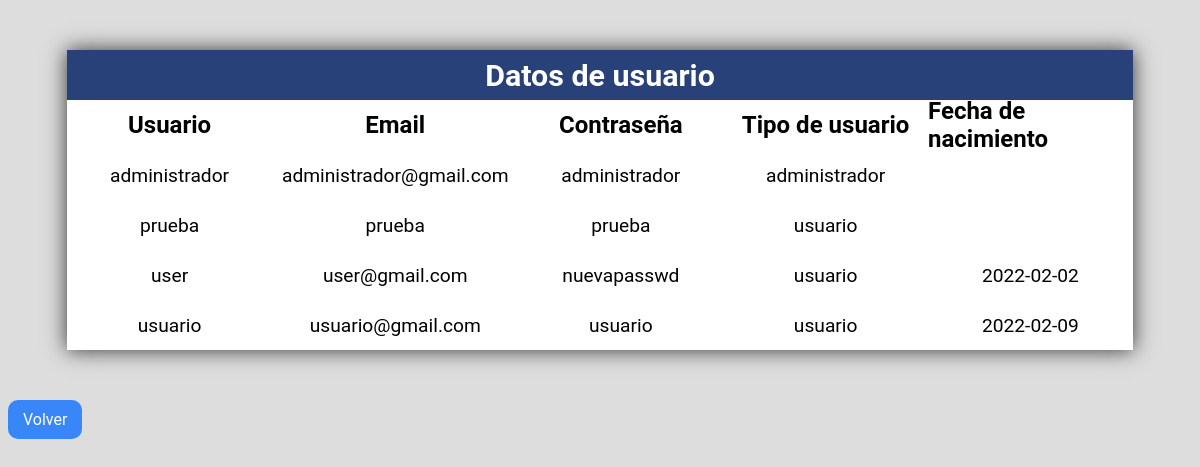
The app's page /bbdd.php (signed in), older data.
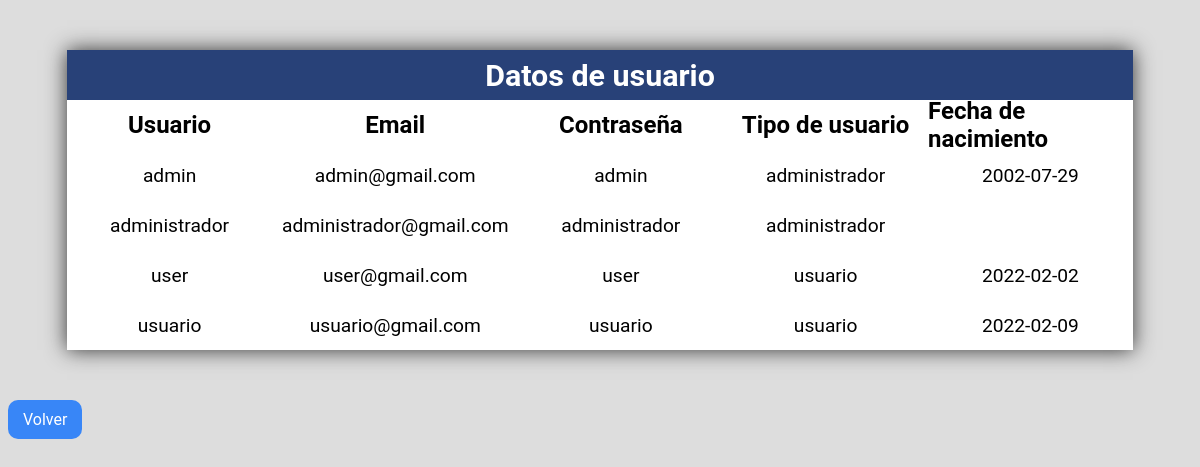
The same page, newer data.
### tables this page shows
CREATE TABLE `usuarios` (
  `id_usuario` int(10) NOT NULL,
  `usuario` varchar(50) NOT NULL,
  `email` varchar(50) NOT NULL,
  `password` varchar(50) NOT NULL,
  `tipoUsuario` varchar(50) NOT NULL DEFAULT 'usuario',
  `fechaNacimiento` date DEFAULT NULL
);

### bbdd.php (the view, shortened to what this page needs)
<?php
	include("db_conn.php");
	if (isset($_SESSION['id_usuario']) && isset($_SESSION['usuario'])) {
		if($_SESSION['tipoUsuario'] == "administrador"){
			$usuarios = "SELECT * FROM usuarios";
?>
<!DOCTYPE html>
<html lang="es">
    <head>
        <link rel="stylesheet" href="estilos.css">
	</head>
	<body>
		<div class="container-table">
			<div class="table__title"> Datos de usuario </div>
			<div class="table__header">Usuario</div>
			<div class="table__header">Email</div>
			<div class="table__header">Contraseña</div>
			<div class="table__header">Tipo de usuario</div>
			<div class="table__header">Fecha de nacimiento</div>
			<?php
				$resultado = mysqli_query($connection, $usuarios);
				while($row=mysqli_fetch_assoc($resultado)){
			?>
			<div class="table__item"><?php echo $row["usuario"];?> </div>
			<div class="table__item"><?php echo $row["email"];?></div>
			<div class="table__item"><?php echo $row["password"];?></div>
			<div class="table__item"><?php echo $row["tipoUsuario"];?></div>
			<div class="table__item"><?php echo $row["fechaNacimiento"];?></div>
			<?php } mysqli_free_result($resultado);?>
		</div>
	</body>
		<?php
		}else{
			header("Location: index.php");
			exit();
		}
		}else{
			header("Location: index.php");
		}
		?>
		<p><a href="homeAdmin.php" class="botonazul">Volver</a></p>
</html>

### estilos.css (style rules this page uses)
body { background: #ddd; font-family: 'Roboto', sans-serif; }
.container-table { width:90%; background: white; margin: 50px auto; box-shadow: 0 0 20px #333; display:grid; grid-template-columns:repeat(5,1fr); grid-auto-rows: 50px; }
.table__title { grid-column-start:1; grid-column-end:6; background: rgba(40,65,120,1); color:white; display:flex; justify-content: center; align-items:center; font-weight: bold; font-size:1.9em; }
.table__header, .table__item { display: flex; justify-content:center; align-items:center; }
.table__header { font-weight: bold; font-size:1.5em; }
.table__item { padding: 10px; font-size:1.2em; }
.botonazul { float: left; background: rgb(56, 134, 247); padding: 10px 15px; color: #fff; border-radius: 10px; margin-right: 10px; border: none; text-decoration: none; }

Row changes from the older to the newer data that the page shows:
removed usuarios: usuario "prueba", email "prueba", password "prueba", tipoUsuario "usuario"
added usuarios: usuario "admin", email "admin@gmail.com", password "admin", tipoUsuario "administrador", fechaNacimiento "2002-07-29"
changed usuarios "user": password "nuevapasswd" → "user"
